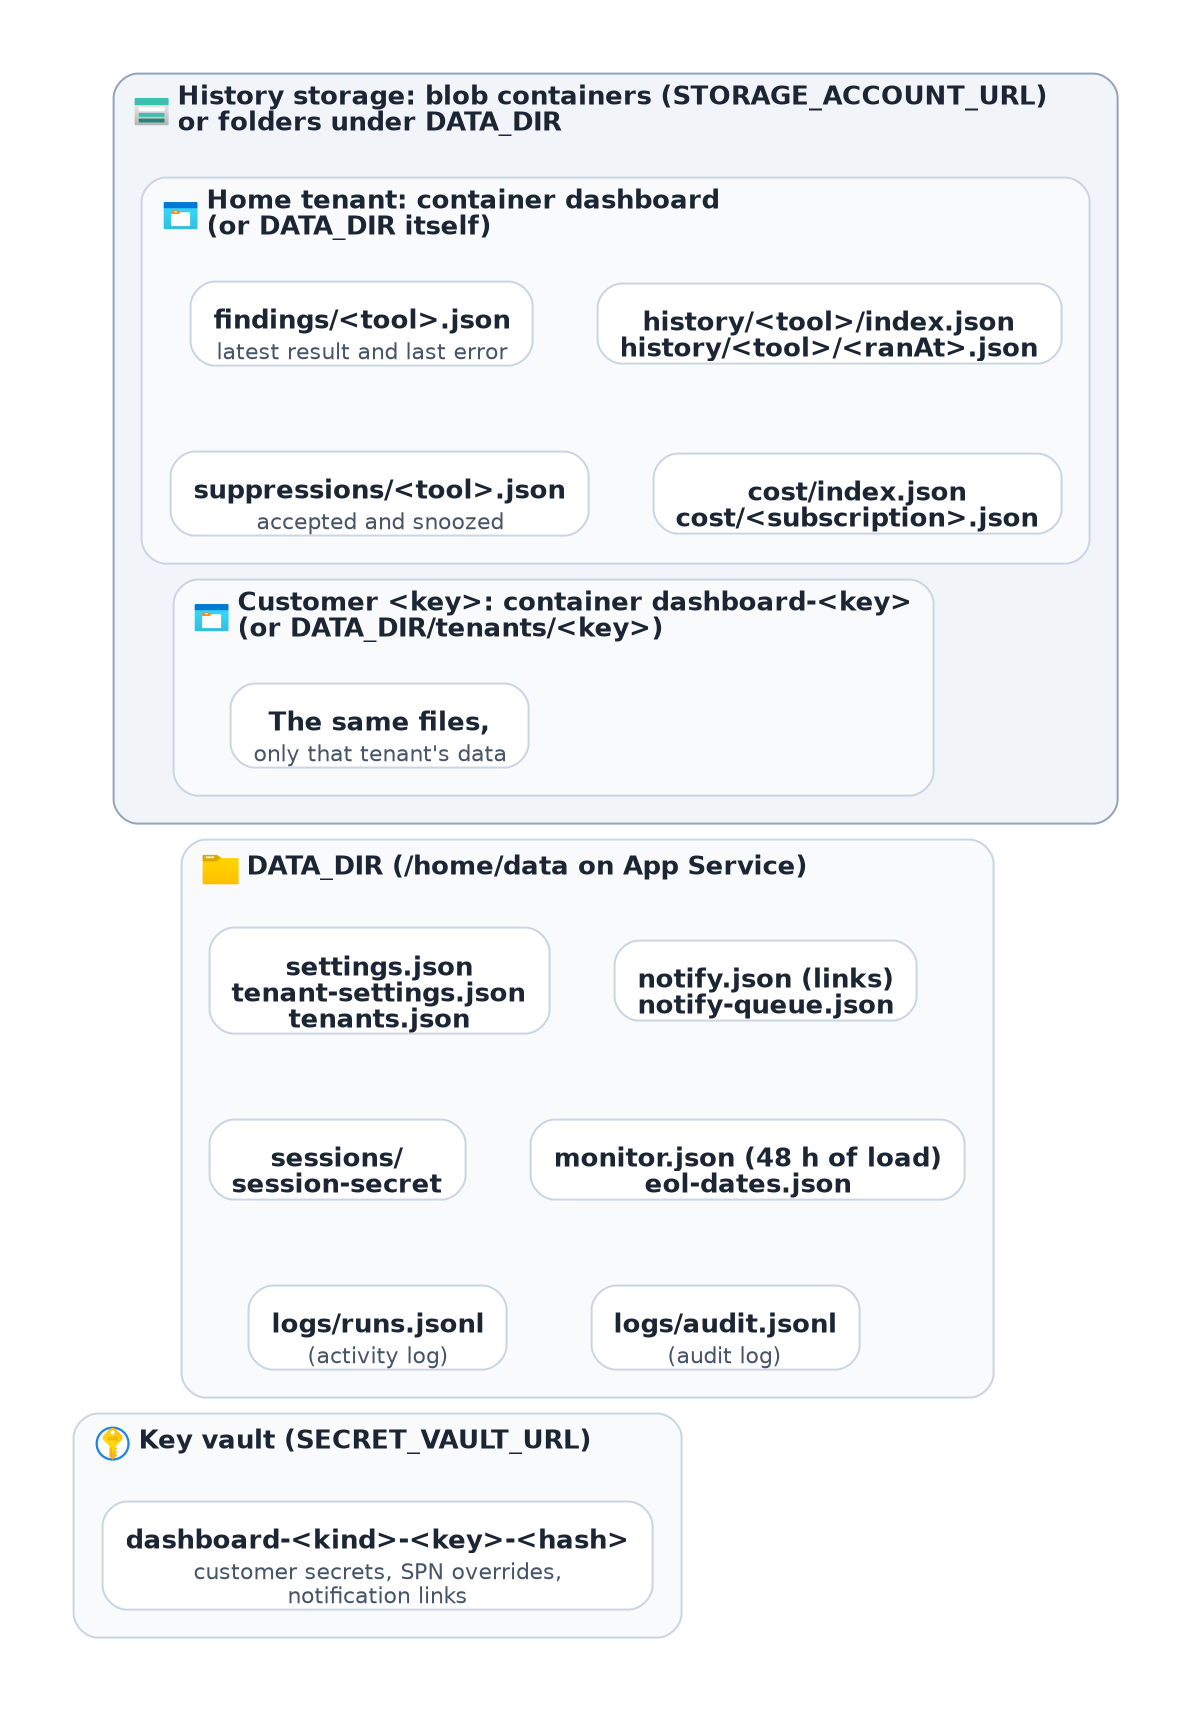

Generate this figure with Python:
# Storage layout: the files in each tenant's container (or folder), what stays in DATA_DIR, and the
# secret names in the vault. Rendered by npm run diagrams -- lld-storage-layout.
from diagrams.azure.general import FolderBlank, StorageContainer
from diagrams.azure.security import KeyVaults
from diagrams.azure.storage import StorageAccounts

from _style import group, order, picture, row, text

with picture(__file__):
    with group("History storage: blob containers (STORAGE_ACCOUNT_URL)\nor folders under DATA_DIR", "tenant",
               icon=StorageAccounts):
        with group("Home tenant: container dashboard\n(or DATA_DIR itself)", "plain", icon=StorageContainer):
            h1 = text("findings/<tool>.json", "latest result and last error")
            h2 = text("history/<tool>/index.json\nhistory/<tool>/<ranAt>.json")
            h3 = text("suppressions/<tool>.json", "accepted and snoozed")
            h4 = text("cost/index.json\ncost/<subscription>.json")
        with group("Customer <key>: container dashboard-<key>\n(or DATA_DIR/tenants/<key>)", "plain",
                   icon=StorageContainer):
            c1 = text("The same files,", "only that tenant's data")
    with group("DATA_DIR (/home/data on App Service)", "plain", icon=FolderBlank):
        d1 = text("settings.json\ntenant-settings.json\ntenants.json")
        d2 = text("notify.json (links)\nnotify-queue.json")
        d3 = text("sessions/\nsession-secret")
        d4 = text("monitor.json (48 h of load)\neol-dates.json")
        d5 = text("logs/runs.jsonl", "(activity log)")
        d6 = text("logs/audit.jsonl", "(audit log)")
    with group("Key vault (SECRET_VAULT_URL)", "plain", icon=KeyVaults):
        k1 = text("dashboard-<kind>-<key>-<hash>", "customer secrets, SPN overrides,", "notification links")

    row(h1, h2)
    row(h3, h4)
    row(d1, d2)
    row(d3, d4)
    row(d5, d6)
    order(h1, h3, c1, d1, d3, d5, k1)
    order(h2, h4)
    order(d2, d4, d6)
